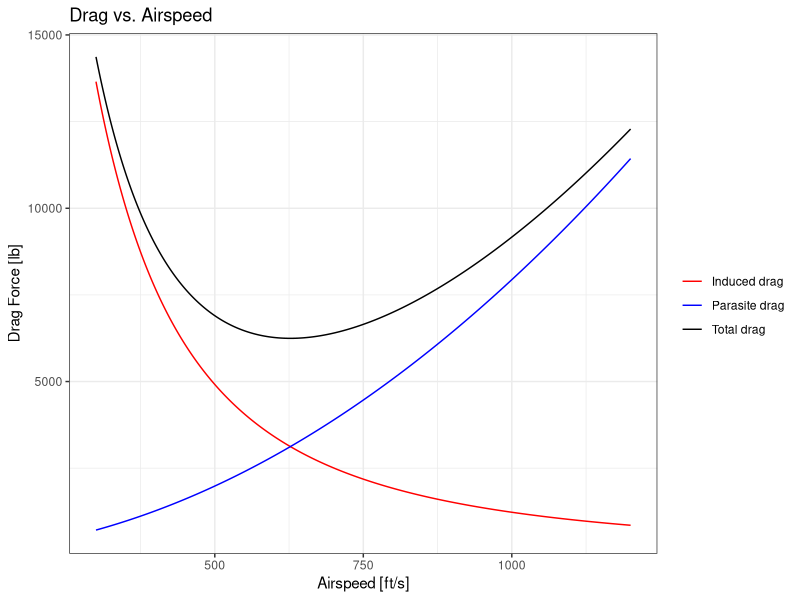
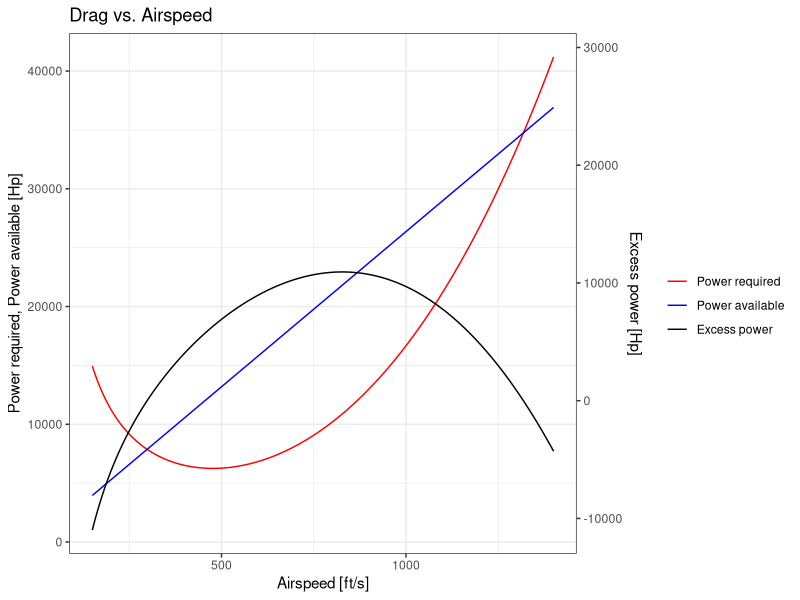
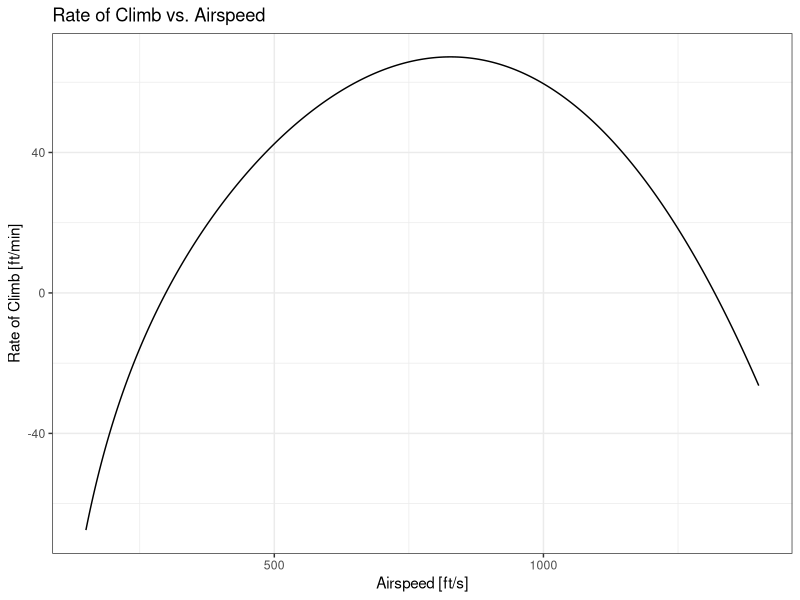

R code for these plots, in order:
## ---- chunk 1
# Wing geometry
wing <- list(span = 93.2,
             Sref = 1000,
             tc = 0.106,
             sweep = 24.5,
             taper = 0.2,
             c_root = 17.8,
             S_wet = (1 - 0.17) * 1000 * 1.02 * 2) 

# Fuselage geometry
fuselage <- list(length = 107,
                 diameter = 11.5,
                 S_wet = 3280)
  
# Tail geometry
horizontal_tail <- list(S_wet = 261 * 1.02 * 2, 
                        tc = 0.09,
                        sweep = 31.6,
                        taper = 0.35,
                        c_root = 11.1)

vertical_tail <- list(S_wet = 161 * 1.02 * 2,
                      tc = 0.09,
                      sweep = 43.5,
                      taper = 0.80,
                      c_root = 15.5)

# Additional items
pylons <- list(S_wet = 117 * 1.02 * 2,
              tc = 0.06,
              sweep = 0,
              taper = 1,
              c_root = 16.2)

nacelles <- list(S_wet = 455,
                 fineness_ratio = 5,
                 length = 16.8)

farirings <- list(delta_f = 0.15) 

## ---- chunk 2
env <- list(alt = 31000,
            P = 601.61,
            mu = 3.10945e-7,
            mach = 0.78,
            temp = 399.67, # converted to R
            W = 89000)

env$rho = env$P / (1718 * env$temp)

env$V <- sqrt(1.4 * 1718 * env$temp) * env$mach

## ---- chunk 3
# Find MAC for each element
c_bar <- function(c_root, taper){
  c_bar <- (2/3) * wing$c_root * (1 + wing$taper - (wing$taper/(1 + wing$taper)))
  return(c_bar)
}

wing$c_bar <- c_bar(wing$c_root, wing$taper)
horizontal_tail$c_bar <- c_bar(horizontal_tail$c_root, horizontal_tail$taper)
vertical_tail$c_bar <- c_bar(vertical_tail$c_root, vertical_tail$taper)
pylons$c_bar <- c_bar(pylons$c_root, pylons$taper)

# Find Re:
wing$Re <- (env$rho * env$V * wing$c_bar) / env$mu
horizontal_tail$Re <- (env$rho * env$V * horizontal_tail$c_bar) / env$mu
vertical_tail$Re <- (env$rho * env$V * vertical_tail$c_bar) / env$mu
pylons$Re <- (env$rho * env$V * pylons$c_bar) / env$mu

# find Cf
c_f <- function(Re){
  c_f <- (0.208 * Re^(-0.27845)) + 0.00101
  return(c_f)
}

wing$c_f <- c_f(wing$Re)
horizontal_tail$c_f <- c_f(horizontal_tail$Re)
vertical_tail$c_f <- c_f(vertical_tail$Re)
pylons$c_f <- c_f(pylons$Re)

## ---- chunk 4
form_factor <- function(mach, lambda, tc){
  z <- ((2 - (mach^2)) * cos(lambda))/(sqrt(1-((mach^2) * cos(lambda))))
  form_factor <- 1 + (z * tc) + (100 * (tc^4))
  return(form_factor)
}

wing$k <- form_factor(env$mach, wing$sweep, wing$tc)
horizontal_tail$k <- form_factor(env$mach, horizontal_tail$sweep, horizontal_tail$tc)
vertical_tail$k <- form_factor(env$mach, vertical_tail$sweep, vertical_tail$tc)
pylons$k <- form_factor(env$mach, pylons$sweep, pylons$tc)
## ---- chunk 5
# Find Re:
fuselage$Re <- (env$rho * env$V * fuselage$length) / env$mu
nacelles$Re <- (env$rho * env$V * nacelles$length) / env$mu

# find Cf
c_f <- function(Re){
  c_f <- (0.208 * Re^(-0.27845)) + 0.00101
  return(c_f)
}

fuselage$c_f <- c_f(fuselage$Re)
nacelles$c_f <- c_f(nacelles$Re)

# form factor calculations (using digitized plot)
setwd("/home/sam/Documents/classGitRepos/MAE158")
fusalage_k_plot <- read.csv(file = "fuselage_form.csv", header = TRUE)

fuselage$fineness_ratio <- fuselage$length / fuselage$diameter

fuselage$k <- approx(x = fusalage_k_plot$Fineness.Ratio, 
                     y = fusalage_k_plot$k, 
                     xout = fuselage$fineness_ratio, 
                     method="linear", 
                     ties=min)$y
nacelles$k <- approx(x = fusalage_k_plot$Fineness.Ratio, 
                     y = fusalage_k_plot$k, 
                     xout = nacelles$fineness_ratio, 
                     method="linear", 
                     ties=min)$y
## ---- chunk 6
# wing components:
wing$delta_f <- wing$k * wing$c_f * wing$S_wet
horizontal_tail$delta_f <- horizontal_tail$k * horizontal_tail$c_f * horizontal_tail$S_wet
vertical_tail$delta_f <- vertical_tail$k * vertical_tail$c_f * vertical_tail$S_wet
pylons$delta_f <- pylons$k * pylons$c_f * pylons$S_wet

wing$delta_Cdp <- wing$delta_f / wing$Sref
horizontal_tail$delta_Cdp <- horizontal_tail$delta_f / wing$Sref
vertical_tail$delta_Cdp <- vertical_tail$delta_f / wing$Sref
pylons$delta_Cdp <- pylons$delta_f / wing$Sref

# fuselage components:
fuselage$delta_f <- fuselage$k * fuselage$c_f * fuselage$S_wet 
nacelles$delta_f <- nacelles$k * nacelles$c_f * nacelles$S_wet 

fuselage$delta_Cdp <- fuselage$delta_f / wing$Sref
nacelles$delta_Cdp <- nacelles$delta_f / wing$Sref

# and don't forget the fairings
farirings$delta_Cdp <- farirings$delta_f / wing$Sref

# sum it all up: 
f <- wing$delta_f + 
  horizontal_tail$delta_f + 
  vertical_tail$delta_f + 
  pylons$delta_f + 
  fuselage$delta_f + 
  nacelles$delta_f + 
  farirings$delta_f 
Cdp <- wing$delta_Cdp + 
  horizontal_tail$delta_Cdp + 
  vertical_tail$delta_Cdp + 
  pylons$delta_Cdp + 
  fuselage$delta_Cdp + 
  nacelles$delta_Cdp + 
  farirings$delta_Cdp 

print((sprintf("Flat plate drag area: %g", f)))
print((sprintf("Total parasitic drag coeficient: %g", Cdp)))
## ---- chunk 7
specs <- list(Wi = 97000,
              Wf = 82000,        
              ct = 0.82,         # specific fuel consumption in lb/lb-h
              fuel_weight = 6/7) # lb / gal 

specs$Cdp <- Cdp
## ---- chunk 8
env$q <- (1.4 / 2) * env$P * (env$mach^2) 

specs$Cl <- env$W / (env$q * wing$Sref)
## ---- chunk 9
# find k for each component
e_func <- function(AR, lambda){
  e_nosweep <- (1.78 * (1 - (0.045 * (AR^0.68)))) - 0.64
  e_30deg <- (4.61 * (1 - (0.045 * (AR^0.68))) * ((cos(lambda))^0.15)) - 3.1
  
  # interpolate between
  e_func <- e_nosweep + ((lambda/30) * (e_30deg - e_nosweep))
  
  return(e_func)
}

wing$AR <- wing$span^2 / wing$Sref 
e <- e_func(wing$AR, wing$sweep)

specs$Cdi <- ((specs$Cl)^2) / (pi * wing$AR * e)

specs$Cd <- specs$Cdp + specs$Cdi
## ---- chunk 10
specs$max_range <- (2 / specs$ct) * sqrt(2 / (env$rho * wing$Sref)) * (sqrt(specs$Cl) / (specs$Cd)) * (sqrt(specs$Wi) - sqrt(specs$Wf))

specs$W_avg <- (specs$Wi + specs$Wf) / 2
k <- 1 / (pi * wing$AR * e)
specs$V_max_range <- sqrt((2/env$rho) * sqrt((3 * k)/specs$Cdp) * (specs$W_avg/wing$Sref))

print((sprintf("Maximum range: %g Nautical miles", specs$max_range)))
print((sprintf("Velocity to achieve maximum range: %g ft/s", specs$V_max_range)))
## ---- chunk 11
specs$E <- (1/specs$ct) * (specs$Cl/specs$Cd) * log(specs$Wi/specs$Wf)

specs$V_max_E <- sqrt(((2 * specs$W_avg) / (env$rho * wing$Sref)) * sqrt(k / specs$Cd))

print((sprintf("Maximum endurance: %g Hours", specs$E)))
print((sprintf("Velocity to achieve maximum endurance: %g ft/s", specs$V_max_E)))
## ---- chunk 12
library(ggplot2)

df <- data.frame(airspeed = 300:1200)
df$q <- (1/2) * env$rho * (df$airspeed^2)
df$Cl <- specs$W_avg / (df$q * wing$Sref)
df$Cdi <- (df$Cl^2) * k
df$inducedDrag <- df$q * wing$Sref * df$Cdi
df$parasiteDrag <- df$q * wing$Sref * specs$Cdp
df$totalDrag <- df$parasiteDrag + df$inducedDrag

pl <- ggplot(df, aes(x = airspeed)) + 
  geom_path(aes(y = inducedDrag, color = "Induced drag")) +
  geom_path(aes(y = parasiteDrag, color = "Parasite drag")) +
  geom_path(aes(y = totalDrag, color = "Total drag")) +
  scale_colour_manual("", 
                      breaks = c("Induced drag", "Parasite drag", "Total drag"),
                      values = c("red", "blue", "black")) +
  ggtitle("Drag vs. Airspeed") + # for the main title
  xlab("Airspeed [ft/s]") + # for the x axis label
  ylab("Drag Force [lb]") + # for the y axis label
  theme_bw()
print(pl)

## ---- chunk 13
specs$T_static <- 14500 #* (env$rho / 0.002377) # air density ratios

df <- data.frame(airspeed = 150:1400)
df$q <- (1/2) * env$rho * (df$airspeed^2)
df$Cl <- specs$W_avg / (df$q * wing$Sref)
df$Cdi <- (df$Cl^2) * k
df$Cd <- specs$Cdp + df$Cdi
df$Pr <- sqrt((2 * specs$W_avg^3) / (env$rho * wing$Sref)) * (1 / ((df$Cl^(3/2)) / df$Cd)) / 550
df$Pa <- (specs$T_static*df$airspeed) / 550
df$Ep <- df$Pa - df$Pr

coef <- 12000

pl <- ggplot(df, aes(x = airspeed)) + 
  geom_path(aes(y = Pr, color = "Power required")) +
  geom_path(aes(y = Pa, color = "Power available")) +
  geom_path(aes(y = Ep + coef, color = "Excess power")) +
  scale_y_continuous(
    # Features of the first axis
    name = "Power required, Power available [Hp]",
    
    # Add a second axis and specify its features
    sec.axis = sec_axis(~.-coef, name="Excess power [Hp]")) +
  scale_colour_manual("", 
                      breaks = c("Power required", "Power available", "Excess power"),
                      values = c("red", "blue", "black")) +
  ggtitle("Drag vs. Airspeed") + # for the main title
  xlab("Airspeed [ft/s]") + # for the x axis label
  ylab("Drag Force [lb]") + # for the y axis label
  theme_bw()
print(pl)
## ---- chunk 14
df$ROC <- (df$Ep * 550) / specs$W_avg

pl <- ggplot(df, aes(x = airspeed)) + 
  geom_path(aes(y = ROC)) +
  ggtitle("Rate of Climb vs. Airspeed") + # for the main title
  xlab("Airspeed [ft/s]") + # for the x axis label
  ylab("Rate of Climb [ft/min]") + # for the y axis label
  theme_bw()
print(pl)
